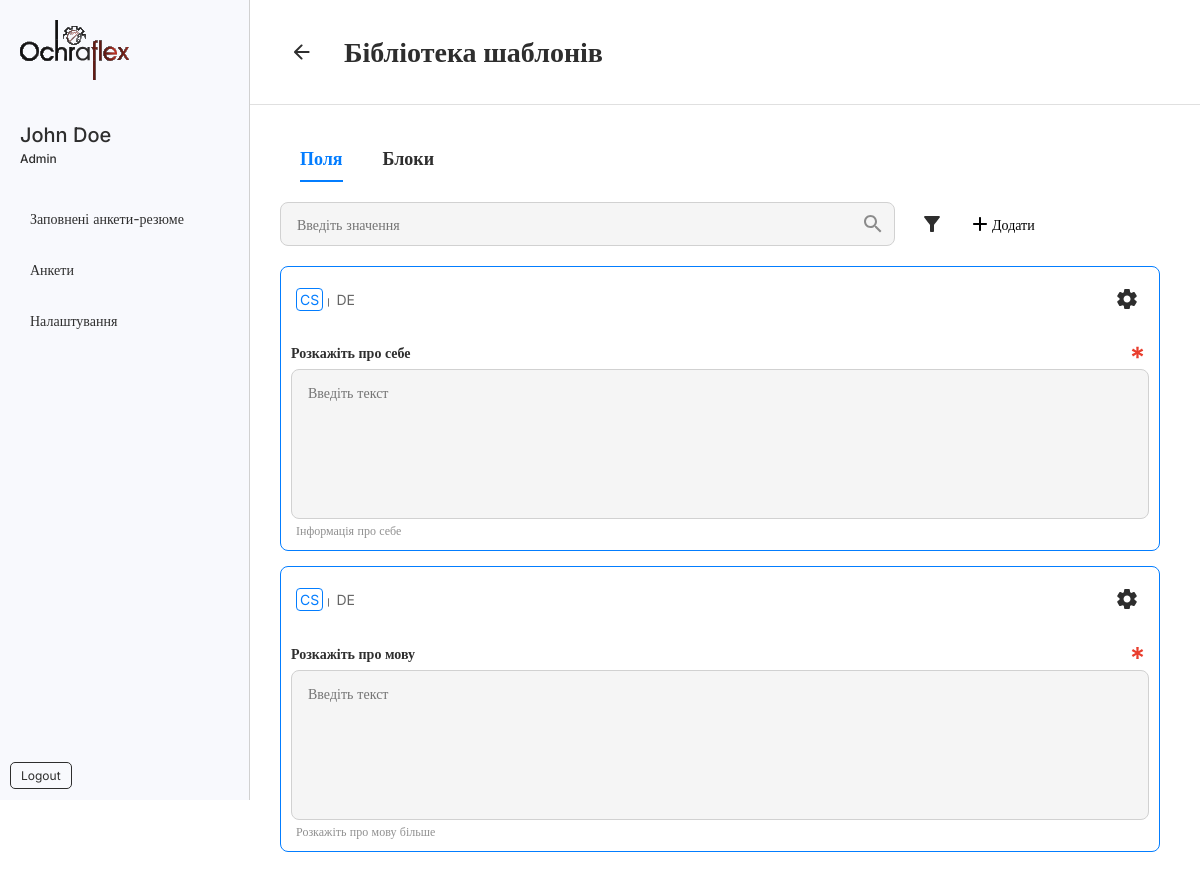
The page /dashboard/library/ (signed in) on the database its author committed.
### account/models.py (models this page shows, shortened)
class CustomUser(AbstractUser):
    username = None
    email = models.EmailField(_("Email address"), unique=True)
    USERNAME_FIELD = "email"
    REQUIRED_FIELDS = [
        'first_name',
        'last_name',
    ]
    objects = CustomUserManager()

### app/models.py (models this page shows, shortened)
class LibraryTemplate(models.Model):
    user = models.ForeignKey(
        settings.AUTH_USER_MODEL,
        on_delete=models.CASCADE,
        related_name='library_templates',
        blank=True,
        null=True
    )
    name = models.CharField(
        max_length=255,
        null=True,
        blank=True
    )  # Назва шаблону
    description = models.TextField(blank=True, null=True)  # Опис шаблону
    created_at = models.DateTimeField(auto_now_add=True)  # Дата створення
    field = models.ForeignKey(
        Field,
        blank=True,
        null=True,
        on_delete=models.CASCADE,
        related_name='library_templates'
    )
    description_field = models.ForeignKey(
        DescriptionField,
        on_delete=models.CASCADE,
        null=True,
        blank=True,
        related_name='library_templates'
    )
    combined_block = models.ForeignKey(
        CombinedBlock,
        on_delete=models.CASCADE,
        null=True,
        blank=True,
        related_name='library_templates'
    )

class Field(models.Model):
    TEXT = 'text'
    SELECT = 'select'
    TEXTAREA = 'textarea'
    CHECKBOX = 'checkbox'
    RADIO = 'radio'
    NUMBER = 'number'
    DATE = 'date'
    MIN_LENGTH = 'min_length'
    MAX_LENGTH = 'max_length'
    MIN = 'min'
    MAX = 'max'
    BOOLEAN = 'boolean'
    PHONE = 'phone'
    BUTTON = 'button'
    FIELD_TYPES = [
        (TEXT, 'Text'),
        (TEXTAREA, 'Textarea'),
        (NUMBER, 'Number'),
        (SELECT, 'Select'),
        (CHECKBOX, 'Checkbox'),
        (RADIO, 'Radio'),
        (DATE, 'Date'),
        (BOOLEAN, 'Boolean'),
        (PHONE, 'Phone'),
        (BUTTON, 'Button'),
    ]
    name = models.CharField(max_length=128)  # Назва поля
    field_type = models.CharField(
        max_length=50,
        choices=FIELD_TYPES
    )  # Тип поля
    options = models.JSONField(blank=True, null=True, default=list)
    static_value = models.CharField(
        max_length=1000, null=True, blank=True)
    max_symbols = models.PositiveIntegerField(default=3, null=True, blank=True)
    max_numbers = models.PositiveBigIntegerField(
        default=3, null=True, blank=True)
    help_info = models.CharField(
        max_length=255,
        null=True,
        blank=True
    )  # Додаткова інформація
    is_required = models.BooleanField(default=False)  # Чи є поле обов’язковим
    extra_tag = models.CharField(max_length=255, blank=True, null=True)
    is_combined = models.BooleanField(default=False)
    block_template = models.ForeignKey(
        BlockTemplate,
        on_delete=models.CASCADE,
        related_name='fields',
        null=True,
        blank=True
    )

### app/views_library.py (the view)
# urls.py: path('library/', views_library.library_view, name='library'),
def library_view(request):
    library_fields_without_fields = LibraryTemplate.objects.filter(
        field__isnull=True,
        description_field__isnull=True,
        combined_block__isnull=True,
    )
    library_fields = LibraryTemplate.objects.annotate(
        num_fields=Count('field')).filter(num_fields__gt=0).prefetch_related('field')
    library_descriptions = LibraryTemplate.objects.filter(
        field__isnull=True,
        combined_block__isnull=True,
        description_field__isnull=False
        )
    library_blocks = LibraryTemplate.objects.annotate(
        num_fields=Count('combined_block')).filter(num_fields__gt=0).prefetch_related('combined_block__fields')
    if library_fields_without_fields:
        library_fields_without_fields.delete()
    context = {
        'library_fields': library_fields,
        'library_descriptions': library_descriptions,
        'library_blocks': library_blocks,
        'library_fields_all': library_fields_without_fields,
    }
    return render(request, 'dashboard/library/library.html', context)

### app/templatetags/custom_filters.py (called while the page is built)
@register.simple_tag
def is_active_path(request, pattern):
    return "active" if re.match(pattern, request.path) else ""

### templates/dashboard/library/library.html (shortened to what this page needs)
{% extends 'dashboard/dashboard_base.html' %}
{% load custom_parse %}
{% block title %}Dashboard - Resumes{% endblock title %} {% load static %}
{% block styles %}
<link
    rel="stylesheet"
    href="{% static 'css/dashboard/library/library.css' %}"
/>
<link
    rel="stylesheet"
    href="{% static 'css/dashboard/questionnaires/questionnaires.css' %}"
/>
<link
    rel="stylesheet"
    href="{% static 'css/dashboard/resumes/resumes.css' %}"
/>
{% endblock styles %}
{% block back %}
<div class="back-button">
    <a href="{% url 'questionnaires' %}">
        <img src="{% static 'images/icons/arrow-left.svg' %}" alt="Back button" />
    </a>
</div>
{% endblock back %}
{% block title_page %}Бібліотека шаблонів{% endblock title_page %}
{% block main %}
<div class="tabs">
    <button class="tab-link active" data-tab="fields">Поля</button>
    <button class="tab-link" data-tab="blocks">Блоки</button>
</div>
<div class="d-flex align-items-center marg_bottom-20">
    <div class="search-bar offset-right-20">
        <input type="text" placeholder="Введіть значення" class="input_base" />
        <div class="search-icon">
            <img src="{% static 'images/icons/search.svg' %}" alt="Search item" />
        </div>
    </div>
    <div class="toolbar-left setting-trigger-filter">
        <a href="#" class="trigger-filter">
            <i><img src="{% static 'images/icons/filter.svg' %}" alt="Filter" /></i>
        </a>
    </div>
    <div class="">
        <a href="{% url 'library_create_block' %}" class="button_reset btn-icon">
            <p>
            </p>
            <p>Додати</p>
        </a>
    </div>
</div>
<div id="fields" class="tab-content active marg_bottom-15">
{% for library_field in library_fields %}
<div class="border-block-blue marg_bottom-15">
    <div class="d-flex align-items-center justify-content-between tool-panel">
        <div class="toggle-lang">
            <a href="#" class="active">CS</a>
            <span style="font-size: 7px;">|</span>
            <a href="#">DE</a>
        </div>
        <div class="setting-trigger">
            <a href="" class="trigger">
                <i><img src="{% static 'images/icons/settings.svg' %}" alt="Setting" /></i>
            </a>
        </div>
    </div>
    <div class="view-box marg_top-20">
        <div class="w-100 marg_top-20">
            <div class="group-form">
            <label for="{{library_field.field.name}}" class="input_label">{{library_field.field.name}}</label>
            {% if library_field.field.is_required %}
            <p>
                <img src="{% static 'images/icons/required.svg' %}" alt="" />
            </p>
            {% endif %}
            </div>
        </div>
        {% if library_field.field.field_type == 'textarea' %}
        <div class="d-flex justify-content-between main-title-menu">
            <div class="w-100">
                <div class="textarea-quest">
                <textarea class="input_base_red" placeholder="Введіть текст" maxlength="{{ library_field.field.max_symbols }}"></textarea>
            </div>
            </div>
        </div>
        {% endif %}
        {% if library_field.field.help_info %}
            <p class="offset-left-5">
                <small class="text-small-muted">{{library_field.field.help_info}}</small>
            </p>
        {% endif %}
    </div>
</div>
{% endfor %}
</div>
{% endblock main %}

### templates/dashboard/dashboard_base.html (shortened to what this page needs)
{% load static %} {% load custom_filters %}
<!DOCTYPE html>
<html lang="en">
  <head>
    <link rel="stylesheet" href="{% static 'css/reset.css' %}" />
    <link rel="stylesheet" href="{% static 'css/style.css' %}" />
    <link rel="stylesheet" href="{% static 'css/auth/alert.css' %}" />
    <link
      rel="stylesheet"
      href="{% static 'css/dashboard/dashboard_style.css' %}"
    />
    <link rel="stylesheet" href="{% static 'css/dashboard/side_bar.css' %}" />
    <link
      rel="stylesheet"
      href="{% static 'css/dashboard/main_header.css' %}"
    />
    <link rel="stylesheet" href="{% static 'css/form-items.css' %}" />
    <link rel="stylesheet" href="{% static 'css/responsive.css' %}" />
    {% block styles %}{% endblock styles %}
  </head>
  <body class="inter-primary">
    <div class="sidebar">
      <div class="logo">
        <a href="{% url 'questionnaires' %}">
          <img src="{% static 'images/main_logo.svg' %}" alt="Logo" />
        </a>
      </div>
      <div class="user">
        {{ request.user.get_full_name }}
        <div class="role">Admin</div>
      </div>
      <ul class="menu">
        <li>
          <a
            href="{% url 'list_resumes' %}"
            class="{% is_active_path request '/dashboard/resumes/.*' %}"
          >
            Заповнені анкети-резюме</a
          >
        </li>
        <li>
          <a
            href="{% url 'questionnaires' %}"
            class="{% is_active_path request '/dashboard/questionnaires/.*' %}"
            >Анкети</a
          >
        </li>
        <li>
          <a
            href="{% url 'dashboard' %}"
            class="{% if request.path == '/dashboard/settings/' %}active{% endif %}"
            >Налаштування</a
          >
        </li>
      </ul>
      <div class="logout">
        <a href="{% url 'logout' %}"> Logout </a>
      </div>
    </div>
    <div class="page">
      <div class="header">
        {% block back %}{% endblock back %}
        <h1>{% block title_page %}{% endblock title_page %}</h1>
      </div>
      <div class="content">
        {% block main %} {% endblock main %}
      </div>
    </div>
  </body>
</html>

### static/css/style.css (style rules this page uses)
body { position: relative; }
.inter-primary { font-family: "Inter", serif; font-optical-sizing: auto; font-size: 14px; font-weight: 400; font-style: normal; }
.input_base, .input_base_red { background-color: #f5f5f5; border: 1px solid #d1d1d1; border-radius: 8px; padding: 12px 16px; display: inline-block; width: 100%; height: 44px; box-sizing: border-box; }
.input_label { display: inline-block; font-weight: 600; color: #2e2e2e; }
.button_reset { background-color: transparent; color: inherit; outline: none !important; border: none; border-radius: 8px; padding: 10px 24px; cursor: pointer; text-decoration: none; }
.btn-icon { display: flex; align-items: center; }
.btn-icon p:first-child { margin-right: 5px; }
.w-100 { width: 100%; }
.marg_top-20 { margin-top: 20px; }
.marg_bottom-15 { margin-bottom: 15px; }
.marg_bottom-20 { margin-bottom: 20px; }
.offset-right-20 { margin-right: 20px; }
.offset-left-5 { margin-left: 5px; }
.back-button { margin-right: 20px; border-radius: 100%; padding: 10px; }
.d-flex { display: flex !important; }
.align-items-center { align-items: center !important; }
.justify-content-between { justify-content: space-between !important; }
.text-small-muted { font-size: 12px; color: #909090; }

### static/css/auth/alert.css (style rules this page uses)
:root { --success-bg-color: #d5e6de; --success-text-color: #0a3622; --success-border-color: #9eccbd; --warning-bg-color: orange; --warning-text-color: orange; --warning-border-color: orange; --danger-bg-color: #f8d7da; --danger-text-color: #58151c; --danger-border-color: #f1aeb5; }

### static/css/dashboard/dashboard_style.css (style rules this page uses)
.page { width: 100%; padding-left: 250px; }
.content { padding: 30px; }
.search-icon { position: absolute; right: 10px; top: 50%; transform: translateY(-50%); }

### static/css/dashboard/side_bar.css (style rules this page uses)
.sidebar { width: 250px; height: 100vh; background-color: #f8f9fd; border-right: 1px solid #d1d1d1; padding: 20px; box-sizing: border-box; position: fixed; }
.sidebar .logo { margin-bottom: 40px; }
.sidebar .user { font-size: 20px; font-weight: 500; color: #2e2e2e; margin-bottom: 30px; }
.sidebar .user .role { font-size: 12px; color: #2e2e2e; }
.sidebar .menu { list-style: none; padding: 0; margin: 0; }
.sidebar .menu li { margin-bottom: 10px; }
.sidebar .menu li a { text-decoration: none; color: #2e2e2e; padding: 10px; display: block; border-radius: 5px; transition: background-color 0.3s; }
.sidebar .logout { position: absolute; bottom: 15px; left: 10px; text-align: center; }
.sidebar .logout a { background-color: url("../../images/icons/arrow-left.svg") no-repeat transparent; color: #2e2e2e; border: 1px solid #2e2e2e; padding: 5px 10px; font-size: 12px; border-radius: 5px; cursor: pointer; transition: background-color 0.3s; text-decoration: none; }

### static/css/dashboard/main_header.css (style rules this page uses)
.header { display: flex; align-items: center; padding: 30px; border-bottom: 1px solid #e0e0e0; }
.header h1 { font-size: 28px; color: #2e2e2e; font-weight: 700; font-weight: 700; }

### static/css/dashboard/library/library.css (style rules this page uses)
.border-block-blue { width: 880px; border: 1px solid #037DFF; border-radius: 8px; padding: 10px; }
.tool-panel { padding: 5px; }
.toggle-lang a { display: inline-block; text-decoration: none; padding: 0 3px; border-radius: 4px; color: rgba(0, 0, 0, 0.6); }
.toggle-lang a.active { border:1px solid #037DFF; color: #037DFF; }
.setting-trigger-filter { position: relative; height: 34px !important; }
.setting-trigger-filter a { display: inline-block; text-decoration: none; padding:5px; border-radius: 5px; }
.setting-trigger { position: relative; height: 34px !important; }
.setting-trigger a { display: inline-block; text-decoration: none; padding:5px; border-radius: 5px; }

### static/css/dashboard/questionnaires/questionnaires.css (style rules this page uses)
.search-bar { width: 100%; position: relative; }
.group-form { display: flex; align-items: center; justify-content: space-between; margin-bottom: 5px; }
.group-form label { width: 100%; }
.textarea-quest textarea { display: block; min-height: 150px; resize: none; }

### static/css/dashboard/resumes/resumes.css (style rules this page uses)
.tabs { display: flex; align-items: center; margin-bottom: 20px; }
.tabs button { background: none; border: none; font-size: 18px; font-weight: 600; color: #2e2e2e; margin: 0 20px; padding: 10px 0px; cursor: pointer; position: relative; transition: color 0.3s; }
.tabs button.active { color: #037dff; font-weight: bold; }
.tabs button.active::after { content: ""; position: absolute; bottom: 0; left: 0; right: 0; height: 2px; background-color: #037dff; }
.tab-content { display: none; }
.tab-content.active { display: block; }
.toolbar-left { display: flex; align-items: center; gap: 25px; }
.toolbar-left i { font-size: 20px; color: #333; cursor: pointer; transition: color 0.3s; }
.search-bar { width: 615px; position: relative; }

### rows shown on the page
CustomUser: user.get_full_name "John Doe"
LibraryTemplate: field.name "Розкажіть про себе", field.max_symbols "Введіть текст", field.help_info "Інформація про себе"
LibraryTemplate: field.name "Розкажіть про мову", field.max_symbols "Введіть текст", field.help_info "Розкажіть про мову більше"
